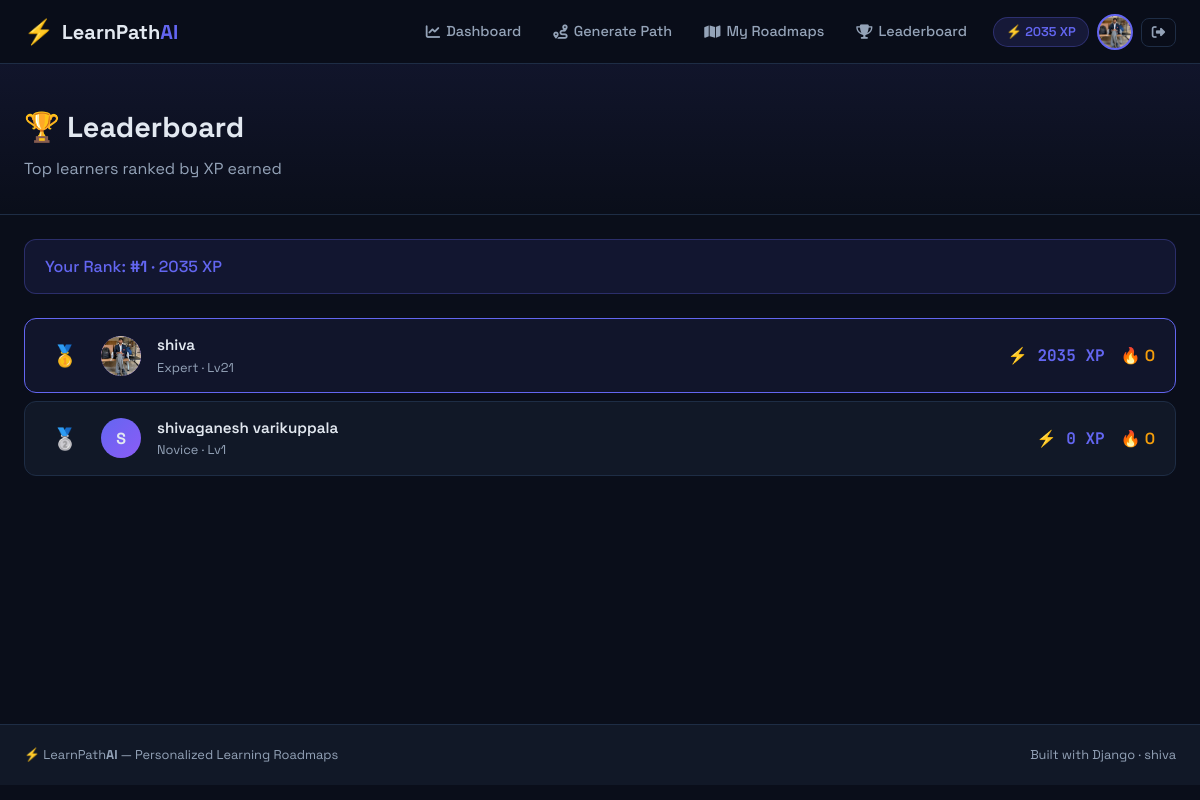
The app's page /progress/leaderboard/ (signed in), older data.
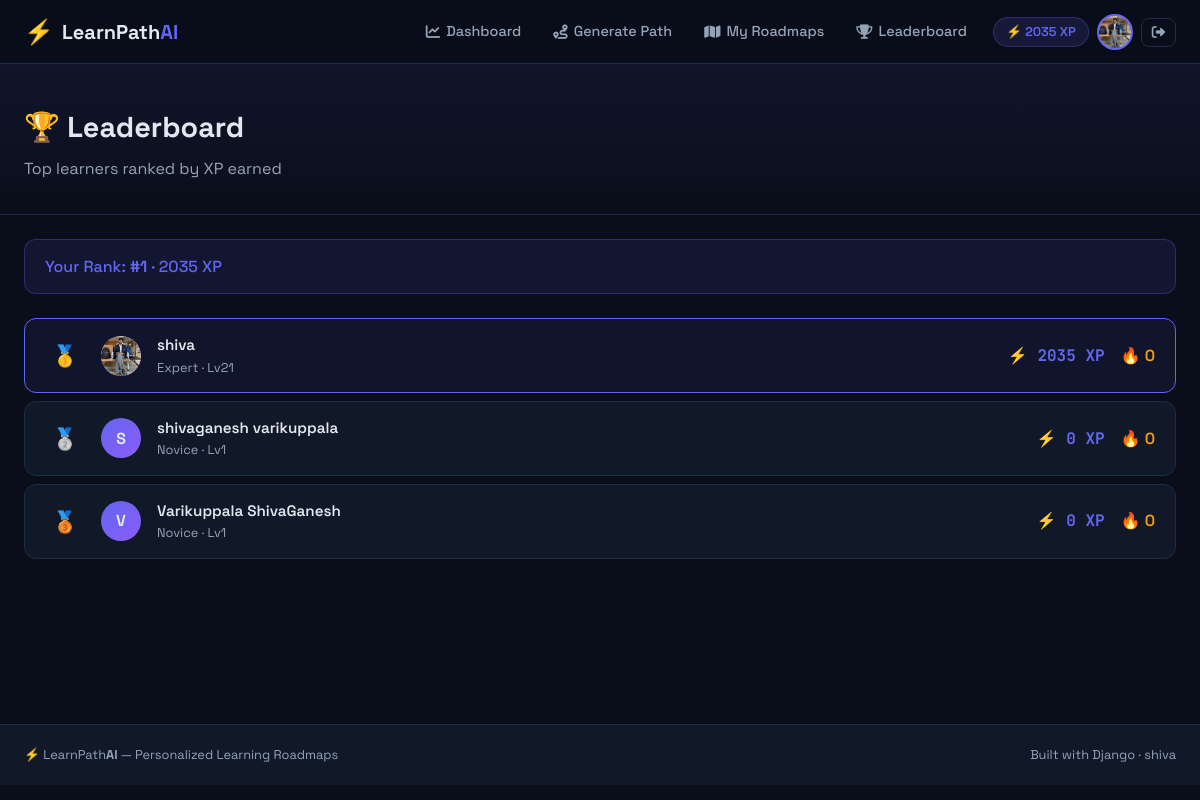
The same page, newer data.
### users/models.py (models this page shows, shortened)
class UserProfile(models.Model):
    EXPERIENCE_CHOICES = [
        ('beginner', 'Beginner'),
        ('intermediate', 'Intermediate'),
        ('advanced', 'Advanced'),
    ]
    user = models.OneToOneField(User, on_delete=models.CASCADE, related_name='profile')
    bio = models.TextField(blank=True, max_length=500)
    avatar = models.ImageField(upload_to='avatars/', null=True, blank=True)
    experience_level = models.CharField(max_length=20, choices=EXPERIENCE_CHOICES, default='beginner')
    daily_study_hours = models.FloatField(default=1.0)
    total_xp = models.IntegerField(default=0)
    streak_days = models.IntegerField(default=0)
    last_activity = models.DateTimeField(null=True, blank=True)
    joined_at = models.DateTimeField(auto_now_add=True)
    class Meta:
        verbose_name = 'User Profile'
        verbose_name_plural = 'User Profiles'
    @property
    def level_title(self):
        if self.total_xp < 100:
            return 'Novice'
        elif self.total_xp < 500:
            return 'Apprentice'
        elif self.total_xp < 1500:
            return 'Scholar'
        elif self.total_xp < 3000:
            return 'Expert'
        else:
            return 'Master'
    @property
    def level_number(self):
        return max(1, self.total_xp // 100 + 1)

### progress/views.py (the view)
# urls.py: path('leaderboard/', views.LeaderboardView.as_view(), name='leaderboard'),
@method_decorator(login_required, name='dispatch')
class LeaderboardView(View):
    template_name = 'progress/leaderboard.html'
    def get(self, request):
        profiles = UserProfile.objects.select_related('user').order_by('-total_xp')[:20]
        return render(request, self.template_name, {
            'profiles': profiles,
            'user_rank': self._get_user_rank(request.user),
        })
    def _get_user_rank(self, user):
        higher = UserProfile.objects.filter(total_xp__gt=user.profile.total_xp).count()
        return higher + 1

### templates/progress/leaderboard.html (shortened to what this page needs)
{% extends 'base.html' %}
{% block content %}
<div class="page-header">
    <div class="container">
        <h1>🏆 Leaderboard</h1>
        <p>Top learners ranked by XP earned</p>
    </div>
</div>
<div class="container">
    <div class="leaderboard-your-rank">
        Your Rank: <strong>#{{ user_rank }}</strong> · {{ request.user.profile.total_xp }} XP
    </div>
    <div class="leaderboard-table">
        {% for profile in profiles %}
        <div class="lb-row {% if profile.user == request.user %}lb-you{% endif %}">
            <div class="lb-rank">
                {% if forloop.counter == 1 %}🥇
                {% elif forloop.counter == 2 %}🥈
                {% elif forloop.counter == 3 %}🥉
                {% else %}#{{ forloop.counter }}{% endif %}
            </div>
            <div class="lb-avatar">
                {% if profile.avatar %}
                    <img src="{{ profile.avatar.url }}" alt="">
                {% else %}
                    <span>{{ profile.user.username|first|upper }}</span>
                {% endif %}
            </div>
            <div class="lb-info">
                <div class="lb-name">{{ profile.user.get_full_name|default:profile.user.username }}</div>
                <div class="lb-title">{{ profile.level_title }} · Lv{{ profile.level_number }}</div>
            </div>
            <div class="lb-xp">⚡ {{ profile.total_xp }} XP</div>
            <div class="lb-streak">🔥 {{ profile.streak_days }}</div>
        </div>
        {% endfor %}
    </div>
</div>
{% endblock %}

Row changes from the older to the newer data that the page shows:
added UserProfile: user.username|first "V", user.get_full_name "Varikuppala ShivaGanesh", level_title "Novice", level_number "1", total_xp "0", streak_days "0"
